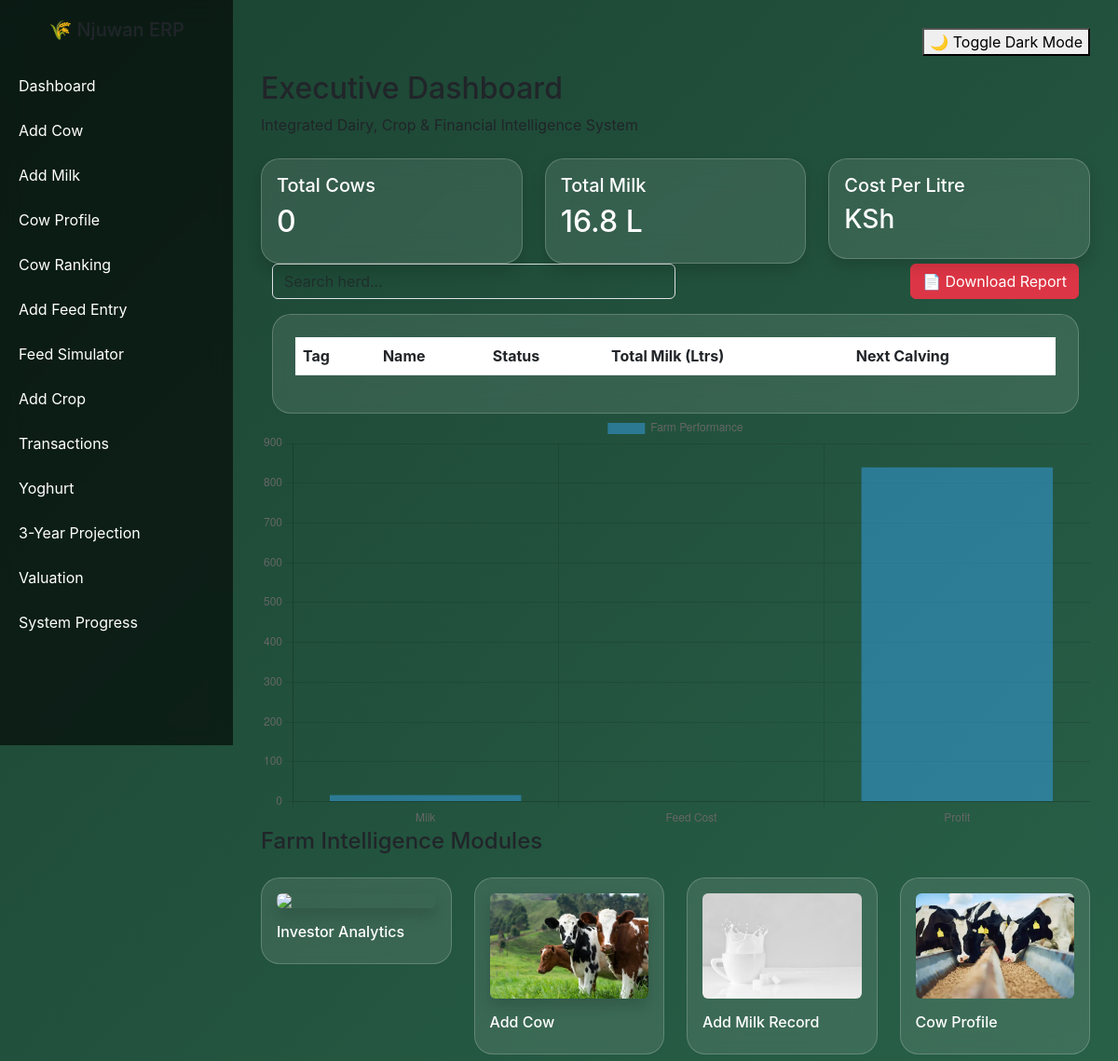
/ (upper part), run on an earlier commit of the app's database.
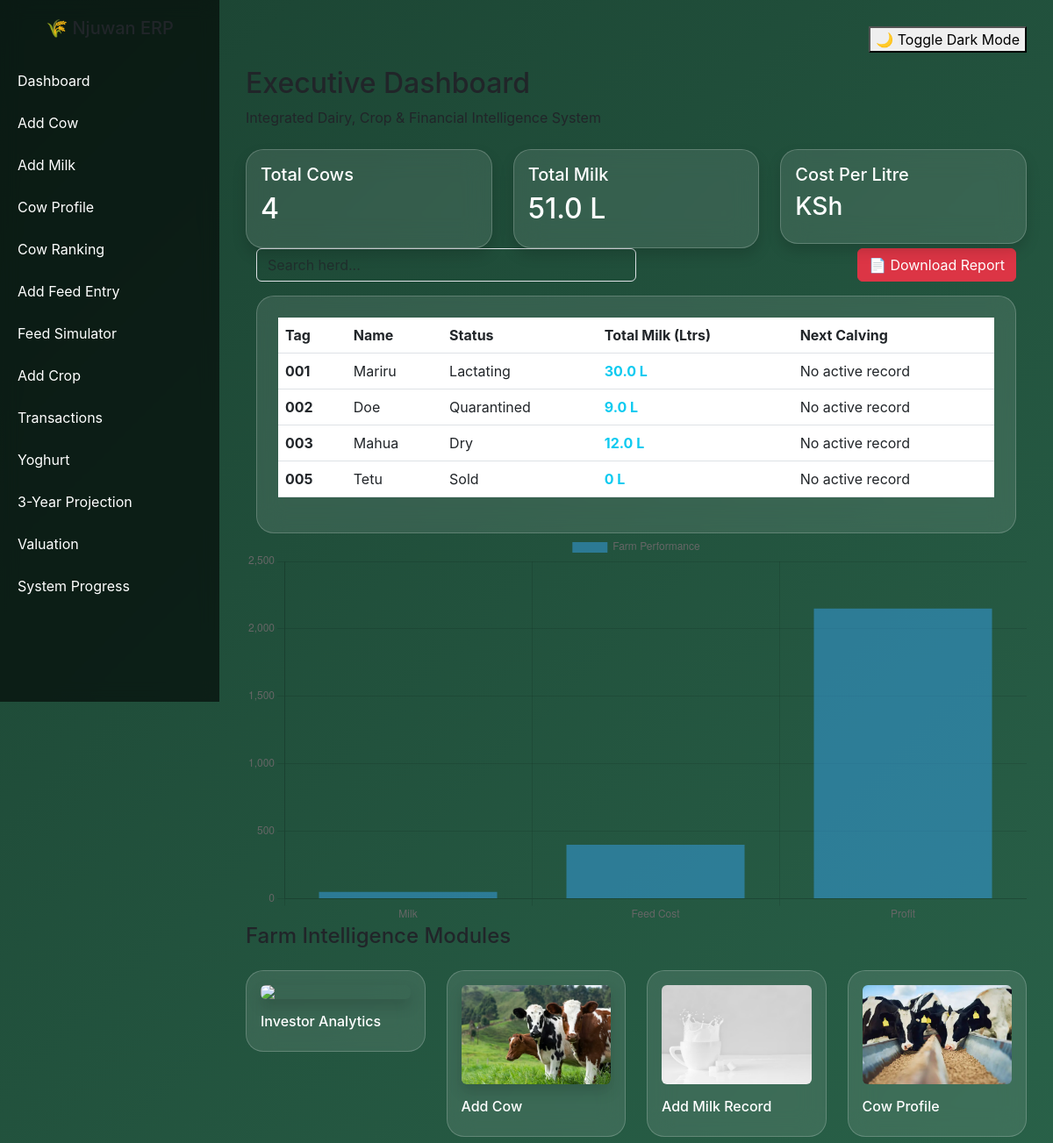
And on a later commit of the database.
### models.py (models this page shows, shortened)
class Cow(db.Model):
    __tablename__ = "cows"
    id = db.Column(db.Integer, primary_key=True)
    tag_number = db.Column(db.String(50), unique=True)
    name = db.Column(db.String(100))  # New Name Column
    breed = db.Column(db.String(50))
    birth_date = db.Column(db.Date)
    age = db.Column(db.Integer)
    farm_id = db.Column(db.Integer, db.ForeignKey("farms.id"))
    weight_kg = db.Column(db.Float) # Useful for health monitoring
    _status = db.Column("status", db.String(50), default="Lactating")
    @property
    def status(self):
        if self.name and "Calf" in self.name:
            return "Young"
        latest = Breeding.query.filter_by(cow_id=self.id).order_by(Breeding.id.desc()).first()
        return self._status or "Lactating"
    @status.setter
    def status(self, value):
        self._status = value
    feed_records = db.relationship("Feed", backref="cow", lazy=True)
    milk_records = db.relationship("MilkProduction", backref="cow", lazy='dynamic')
    health_records = db.relationship('HealthRecord', backref='cow', lazy=True)
    vaccinations = db.relationship('Vaccination', backref='cow', lazy=True)
    breeding_records = db.relationship('Breeding', backref='cow', lazy=True)

### app.py (the view)
@app.route('/')
def dashboard():
    cows_count = Cow.query.count()
    total_milk_all = db.session.query(func.sum(MilkProduction.litres)).scalar() or 0
    total_feed_cost = db.session.query(func.sum(Feed.cost)).scalar() or 0
    milk_price = 50
    revenue = total_milk_all * milk_price
    profit = revenue - total_feed_cost
    today = date.today()
    alert_limit = today + timedelta(days=7)
    alerts = Breeding.query.filter(
        Breeding.expected_calving.between(today, alert_limit)
    ).all()
    cows_with_totals = db.session.query(
        Cow,
        func.sum(MilkProduction.litres).label('lifetime_milk')
    ).outerjoin(MilkProduction).group_by(Cow.id).all()
    return render_template(
        "dashboard.html",
        cows=cows_count,
        milk=total_milk_all,
        revenue=revenue,
        feed_cost=total_feed_cost,
        profit=profit,
        alerts=alerts,
        cows_with_totals=cows_with_totals,
        date=date # Required for the "Days to Calving" calculation in HTML
    )

### templates/dashboard.html (shortened to what this page needs)
{% extends "base.html" %}
{% block content %}
<div class="hero mb-4">
    <h2>Executive Dashboard</h2>
    <p>Integrated Dairy, Crop & Financial Intelligence System</p>
</div>
<div class="row">
    <div class="col-md-4">
        <div class="card shadow">
            <div class="card-body">
                <h5>Total Cows</h5>
                <h2>{{ cows }}</h2>
            </div>
        </div>
    </div>
    <div class="col-md-4">
        <div class="card shadow">
            <div class="card-body">
                <h5>Total Milk</h5>
                <h2>{{ milk }} L</h2>
            </div>
        </div>
    </div>
    <div class="col-md-4">
        <div class="card shadow">
            <div class="card-body">
                <h5>Cost Per Litre</h5>
                <h3>KSh {{ cost_per_litre }}</h3>
            </div>
        </div>
    </div>
</div>
<div class="container fade-in">
    <div class="d-flex justify-content-between mb-3">
        <input type="text" id="cowSearch" class="form-control w-50 bg-transparent text-white" placeholder="Search herd..." onkeyup="filterTable()">
        <button onclick="generatePDF()" class="btn btn-danger">📄 Download Report</button>
    </div>
    <div class="card p-4">
        <table class="table table-hover text-white" id="cowTable">
            <thead>
                <tr>
                    <th>Tag</th>
                    <th>Name</th>
                    <th>Status</th>
                    <th>Total Milk (Ltrs)</th>
                    <th>Next Calving</th>
                </tr>
            </thead>
            <tbody>
                {% for cow, total in cows_with_totals %}
                <tr>
                    <td><strong>{{ cow.tag_number }}</strong></td>
                    <td>{{ cow.name }}</td>
                    <td>{{ cow.status }}</td>
                    <td class="text-info fw-bold">{{ total or 0 }} L</td>
                    <td>
                        {% for breed in cow.breeding_records %}
                            {{ breed.expected_calving }}
                        {% else %} No active record {% endfor %}
                    </td>
                </tr>
                {% endfor %}
            </tbody>
        </table>
    </div>
</div>
<canvas id="milkChart"></canvas>
<script>
const ctx = document.getElementById('milkChart');
new Chart(ctx, {
type: 'bar',
data: {
labels: ['Milk', 'Feed Cost', 'Profit'],
datasets: [{
label: 'Farm Performance',
data: [{{ milk }}, {{ feed_cost }}, {{ profit }}]
}]
}
});
</script>
<h4 class="mb-4">Farm Intelligence Modules</h4>
<div class="row g-4">
    <div class="col-md-3">
        <a href="/analytics" class="text-decoration-none">
            <div class="card p-3">
                <img src="https://images.unsplash.com/photo-1551288049-bebda4e38f71?w=800" class="img-fluid mb-3 rounded shadow">
                <h6>Investor Analytics</h6>
            </div>
        </a>
    </div>
    <div class="col-md-3">
        <a href="/add_cow" class="text-decoration-none">
            <div class="card p-3">
                <img src="{{ url_for('static', filename='images/cow.jpg') }}" class="img-fluid mb-3 rounded shadow">
                <h6>Add Cow</h6>
            </div>
        </a>
    </div>
    <div class="col-md-3">
        <a href="/add_milk" class="text-decoration-none">
            <div class="card p-3">
                <img src="{{ url_for('static', filename='images/milk.jpg') }}" class="img-fluid mb-3 rounded">
                <h6>Add Milk Record</h6>
            </div>
        </a>
    </div>
    <div class="col-md-3">
        <a href="/cow_profile" class="text-decoration-none">
            <div class="card p-3">
                <img src="{{ url_for('static', filename='images/feed.jpg') }}" class="img-fluid mb-3 rounded">
                <h6>Cow Profile</h6>
            </div>
        </a>
    </div>
</div>
{% endblock %}

What changed in the data, as far as the page shows it:
added Cow: tag_number "001", name "Mariru", status "Lactating", total "30.0"
added Cow: tag_number "002", name "Doe", status "Quarantined", total "9.0"
added Cow: tag_number "003", name "Mahua", status "Dry", total "12.0"
added Cow: tag_number "005", name "Tetu", status "Sold", total "0"
Also different on the page:
{{ cows }}: "0" → "4"
{{ milk }}: "16.8" → "51.0"
chart data {{ milk }}: 16.8 → 51.0
chart data {{ feed_cost }}: 0 → 400.0
chart data {{ profit }}: 840.0 → 2150.0
